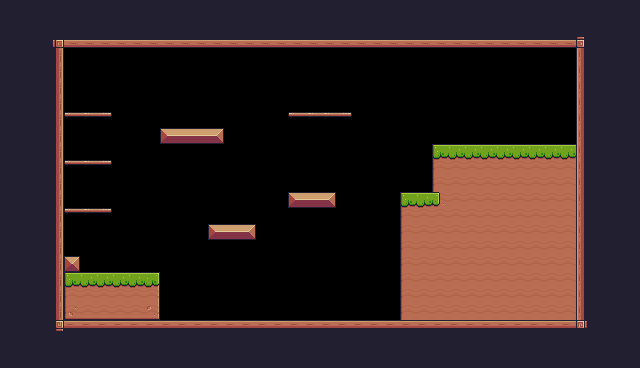

A 2D game scene composited from a Tiled map and its tileset images. What follows is a short description and the map's XML, with every tile layer's data as written:
An orthogonal 40x23 tile map with 16x16 px tiles, 1 tile layer (Background) and 28 objects (9x Fruit, 4x platform, 2x Saw, leftWall, rightWall, ...).

<map version="1.10" tiledversion="1.10.2" orientation="orthogonal" renderorder="right-down" width="40" height="23" tilewidth="16" tileheight="16" infinite="0" nextlayerid="4" nextobjectid="56">
 <tileset firstgid="1" source="PixelAdventure.tsx" />
 <layer id="1" name="Background" width="40" height="23">
  <properties>
   <property name="backgroundColor" value="Gray" />
  </properties>
  <data encoding="csv">
112,112,112,112,112,112,112,112,112,112,112,112,112,112,112,112,112,112,112,112,112,112,112,112,112,112,112,112,112,112,112,112,112,112,112,112,112,112,112,112,
112,112,112,112,112,112,112,112,112,112,112,112,112,112,112,112,112,112,112,112,112,112,112,112,112,112,112,112,112,112,112,112,112,112,112,112,112,112,112,112,
112,112,112,92,134,134,134,134,134,134,134,134,134,134,134,134,134,134,134,134,134,134,134,134,134,134,134,134,134,134,134,134,134,134,134,134,93,112,112,112,
112,112,112,113,0,0,0,0,0,0,0,0,0,0,0,0,0,0,0,0,0,0,0,0,0,0,0,0,0,0,0,0,0,0,0,0,111,112,112,112,
112,112,112,113,0,0,0,0,0,0,0,0,0,0,0,0,0,0,0,0,0,0,0,0,0,0,0,0,0,0,0,0,0,0,0,0,111,112,112,112,
112,112,112,113,0,0,0,0,0,0,0,0,0,0,0,0,0,0,0,0,0,0,0,0,0,0,0,0,0,0,0,0,0,0,0,0,111,112,112,112,
112,112,112,113,0,0,0,0,0,0,0,0,0,0,0,0,0,0,0,0,0,0,0,0,0,0,0,0,0,0,0,0,0,0,0,0,111,112,112,112,
112,112,112,113,40,41,42,0,0,0,0,0,0,0,0,0,0,0,40,41,41,42,0,0,0,0,0,0,0,0,0,0,0,0,0,0,111,112,112,112,
112,112,112,113,0,0,0,0,0,0,13,14,14,15,0,0,0,0,0,0,0,0,0,0,0,0,0,0,0,0,0,0,0,0,0,0,111,112,112,112,
112,112,112,113,0,0,0,0,0,0,0,0,0,0,0,0,0,0,0,0,0,0,0,0,0,0,0,7,8,8,8,8,8,8,8,8,111,112,112,112,
112,112,112,113,40,41,42,0,0,0,0,0,0,0,0,0,0,0,0,0,0,0,0,0,0,0,0,29,30,30,30,30,30,30,30,30,111,112,112,112,
112,112,112,113,0,0,0,0,0,0,0,0,0,0,0,0,0,0,0,0,0,0,0,0,0,0,0,29,30,30,30,30,30,30,30,30,111,112,112,112,
112,112,112,113,0,0,0,0,0,0,0,0,0,0,0,0,0,0,13,14,15,0,0,0,0,7,8,33,30,30,30,30,30,30,30,30,111,112,112,112,
112,112,112,113,40,41,42,0,0,0,0,0,0,0,0,0,0,0,0,0,0,0,0,0,0,29,30,30,30,30,30,30,30,30,30,30,111,112,112,112,
112,112,112,113,0,0,0,0,0,0,0,0,0,13,14,15,0,0,0,0,0,0,0,0,0,29,30,30,30,30,30,30,30,30,30,30,111,112,112,112,
112,112,112,113,0,0,0,0,0,0,0,0,0,0,0,0,0,0,0,0,0,0,0,0,0,29,30,30,30,30,30,30,30,30,30,30,111,112,112,112,
112,112,112,113,35,0,0,0,0,0,0,0,0,0,0,0,0,0,0,0,0,0,0,0,0,29,30,30,30,30,30,30,30,30,30,30,111,112,112,112,
112,112,112,113,7,8,8,8,8,9,0,0,0,0,0,0,0,0,0,0,0,0,0,0,0,29,30,30,30,30,30,30,30,30,30,30,111,112,112,112,
112,112,112,113,29,30,30,30,30,31,0,0,0,0,0,0,0,0,0,0,0,0,0,0,0,29,30,30,30,30,30,30,30,30,30,30,111,112,112,112,
112,112,112,113,51,52,52,52,52,53,0,0,0,0,0,0,0,0,0,0,0,0,0,0,0,29,30,30,30,30,30,30,30,30,30,30,111,112,112,112,
112,112,112,114,90,90,90,90,90,90,90,90,90,90,90,90,90,90,90,90,90,90,90,90,90,90,90,90,90,90,90,90,90,90,90,90,115,112,112,112,
112,112,112,112,112,112,112,112,112,112,112,112,112,112,112,112,112,112,112,112,112,112,112,112,112,112,112,112,112,112,112,112,112,112,112,112,112,112,112,112,
112,112,112,112,112,112,112,112,112,112,112,112,112,112,112,112,112,112,112,112,112,112,112,112,112,112,112,112,112,112,112,112,112,112,112,112,112,112,112,112
</data>
 </layer>
 <objectgroup id="3" name="Collisions">
  <object id="9" name="leftWall" x="48" y="32" width="16" height="304" />
  <object id="12" name="rightWall" x="576" y="32" width="16" height="304" />
  <object id="15" name="topWall" x="64" y="32" width="512" height="16" />
  <object id="16" name="bottomWall" x="64" y="320" width="512" height="16" />
  <object id="18" x="288" y="192" width="48" height="16" />
  <object id="19" type="platform" x="64" y="112" width="48" height="16" />
  <object id="20" type="platform" x="64" y="160" width="48" height="16" />
  <object id="21" type="platform" x="64" y="208" width="48" height="16" />
  <object id="24" x="64" y="256" width="16" height="16" />
  <object id="25" x="64" y="272" width="96" height="48" />
  <object id="26" x="400" y="192" width="176" height="128" />
  <object id="27" x="432" y="144" width="144" height="48" />
  <object id="32" x="208" y="224" width="48" height="16" />
  <object id="33" x="160" y="128" width="64" height="16" />
  <object id="34" type="platform" x="288" y="112" width="64" height="16" />
 </objectgroup>
 <objectgroup id="2" name="SpawnPoints">
  <object id="4" name="Player" type="Player" x="112" y="240" width="32" height="32" />
  <object id="35" name="Bananas" type="Fruit" x="80" y="80" width="32" height="32" />
  <object id="36" name="Apple" type="Fruit" x="80" y="128" width="32" height="32" />
  <object id="37" name="Orange" type="Fruit" x="80" y="176" width="32" height="32" />
  <object id="38" name="Cherries" type="Fruit" x="160" y="96" width="32" height="32" />
  <object id="39" name="Cherries" type="Fruit" x="192" y="96" width="32" height="32" />
  <object id="40" name="Cherries" type="Fruit" x="176" y="64" width="32" height="32" />
  <object id="43" name="Kiwi" type="Fruit" x="288" y="80" width="32" height="32" />
  <object id="44" name="Kiwi" type="Fruit" x="320" y="80" width="32" height="32" />
  <object id="45" name="Kiwi" type="Fruit" x="304" y="48" width="32" height="32" />
  <object id="47" type="Saw" x="368" y="160" width="32" height="32">
   <properties>
    <property name="isVertical" type="bool" value="true" />
    <property name="offNeg" type="float" value="8" />
    <property name="offPos" type="float" value="2" />
   </properties>
  </object>
  <object id="53" type="Saw" x="256" y="304" width="32" height="32">
   <properties>
    <property name="isVertical" type="bool" value="false" />
    <property name="offNeg" type="float" value="6" />
    <property name="offPos" type="float" value="7" />
   </properties>
  </object>
  <object id="55" type="checkpoint" x="512" y="80" width="65.0271" height="63.0546" />
 </objectgroup>
</map>
